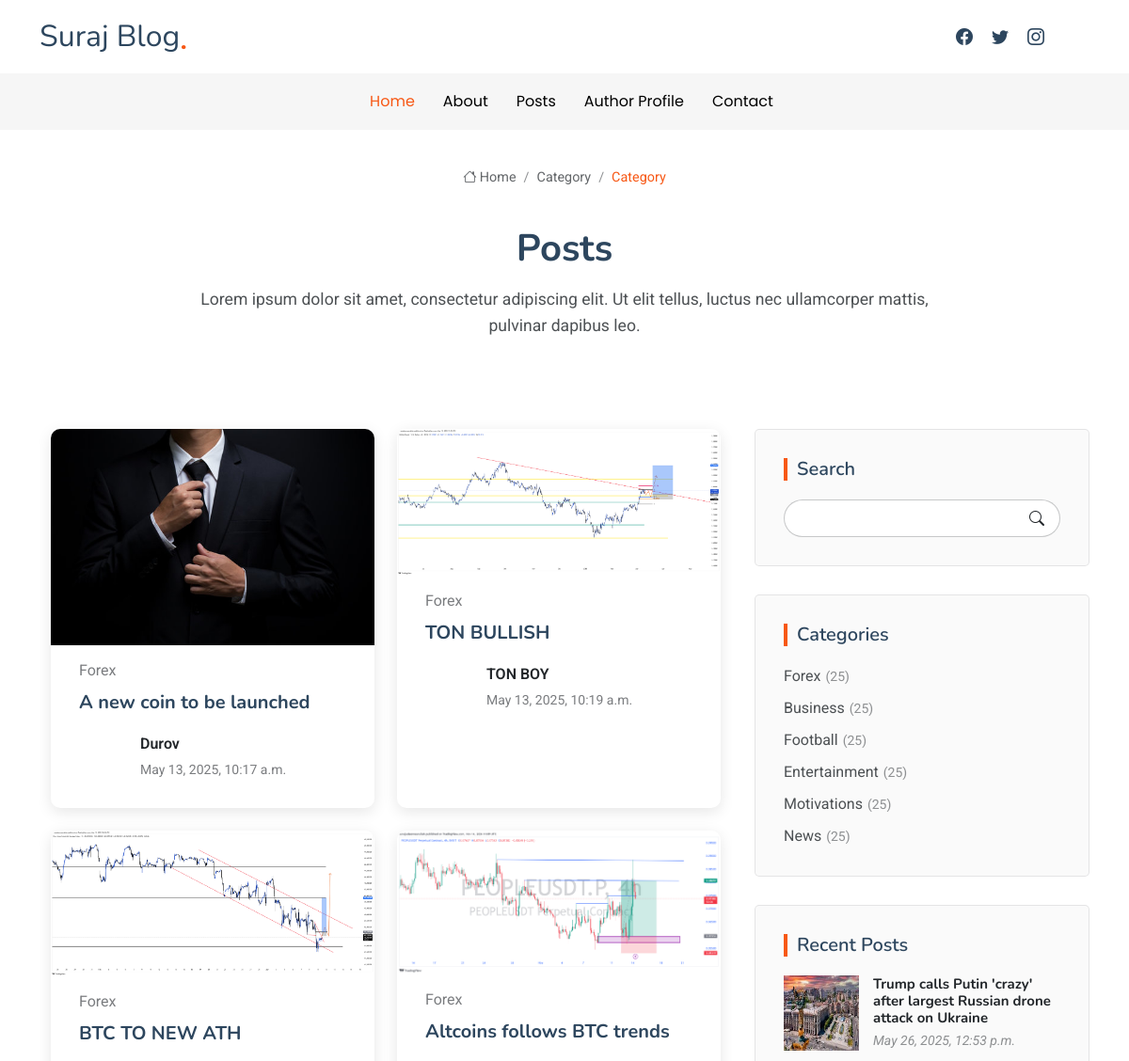
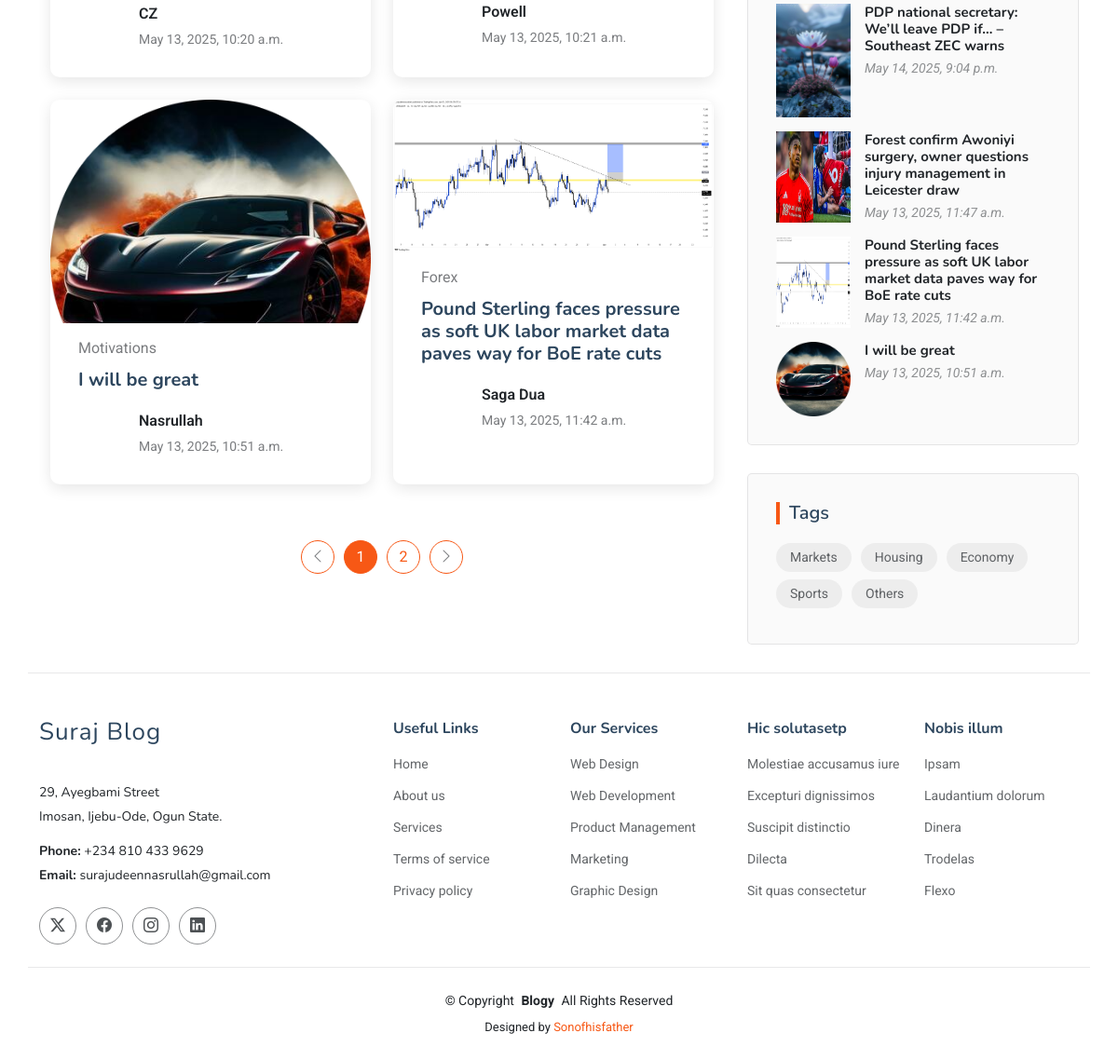
The page /category on the database its author committed (2 pictures, top to bottom).
### Blog7/models.py (models this page shows, shortened)
class Posts(models.Model):
    author = models.CharField(max_length=100)
    title = models.CharField(max_length=200)
    content = models.TextField()
    image = models.ImageField(upload_to='posts/')
    tags = models.ManyToManyField(Tag)
    category = models.ForeignKey(Category, on_delete=models.CASCADE)
    date_posted = models.DateTimeField(auto_now_add =True)

class Category(models.Model):
    name = models.CharField(max_length=300)
    def __str__(self):
        return self.name

class Tag(models.Model):
    name = models.CharField(max_length=50)

### Blog7/views.py (the view)
# urls.py: path('category', views.category, name= 'category'),
def category(request):
    posts = Posts.objects.all().order_by('id')
    category = Category.objects.all()
    tag = Tag.objects.all()
    recent_posts = Posts.objects.order_by('-id')[:5]
    paginator =Paginator(posts,6)
    pageNumber = request.GET.get('page')
    pagObj = paginator.get_page(pageNumber)
    return render(request, 'blog/category.html',
                  {'posts': posts,
                  'category': category,
                  'tag': tag,
                  'pagObj': pagObj,
                  'recent_posts': recent_posts,
                  })

### Blog7/templates/blog/category.html (shortened to what this page needs)
{% extends "blog/base.html" %}
{% load static %}
{% block content %}
  <main class="main">
    <div class="page-title position-relative">
      <div class="breadcrumbs">
        <nav aria-label="breadcrumb">
          <ol class="breadcrumb">
            <li class="breadcrumb-item"><a href="{% url "home" %}"><i class="bi bi-house"></i>Home</a></li>
            <li class="breadcrumb-item"><a href="{% url "category" %}">Category</a></li>
            <li class="breadcrumb-item active current">Category</li>
          </ol>
        </nav>
      </div>
      <div class="title-wrapper">
        <h1>Posts</h1>
        <p>Lorem ipsum dolor sit amet, consectetur adipiscing elit. Ut elit tellus, luctus nec ullamcorper mattis, pulvinar dapibus leo.</p>
      </div>
    </div>
    <div class="container">
      <div class="row">
        <div class="col-lg-8">
          <section id="category-postst" class="category-postst section">
            <div class="container" data-aos="fade-up" data-aos-delay="100">
              <div class="row gy-4">
                {% for post in pagObj %}
                <div class="col-lg-6">
                  <article>
                    <div class="post-img">
                      {% if post.image %}
                      <img src="{{ post.image.url }}" alt="{{post.title}}" class="img-fluid">
                      {% endif %}
                    </div>
                    <p class="post-category">{{post.category}}</p>
                    <h2 class="title">
                      <a href="{% url "blog_details" post.id %}">{{post.title}}</a>
                    </h2>
                    <div class="d-flex align-items-center">
                      <div class="post-meta">
                        <p class="post-author">{{post.author}}</p>
                        <p class="post-date">
                          <time datetime="2022-01-01">{{post.date_posted}}</time>
                        </p>
                      </div>
                    </div>
                  </article>
                </div>
                {% endfor %}
              </div>
              </div>
          </section>
          <section id="pagination-2" class="pagination-2 section">
            <div class="container">
              <div class="d-flex justify-content-center">
                <ul>
                  {% if pagObj.has_previous %}
                   <li><a href="?page={{ pagObj.previous_page_number }}"><i class="bi bi-chevron-left"></i></a></li>
                  {% else %}
                   <li class="disabled"><a><i class="bi bi-chevron-left"></i></a></li>
                  {% endif %}
                  {% for num in pagObj.paginator.page_range %}
                    {% if pagObj.number == num %}
                      <li><a class="active" href="?page={{ num}}">{{ num }}</a></li>
                    {% elif num > pagObj.number|add:'-3' and num < pagObj.number|add:'3' %}
                      <li><a href="?page={{ num}}">{{ num }}</a></li>
                    {% elif num == 1 or num == pagObj.paginator.num_pages %}
                      <li><a href="?page={{ num }}">{{ num }}</a></li>
                    {% elif forloop.first or forloop.last %}
                      <li>...</li>
                    {% endif %}
                  {% endfor %}
                  {% if pageObj.has_next %}
                    <li><a href="?page={{ pageObj.next_page_number }}"><i class="bi bi-chevron-right"></i></a></li>
                  {% else %}
                    <li class="disabaled"><a><i class="bi bi-chevron-right"></i></a></li>
                  {% endif %}
                </ul>
              </div>
            </div>
          </section>
        </div>
        <div class="col-lg-4 sidebar">
          <div class="widgets-container" data-aos="fade-up" data-aos-delay="200">
            <div class="search-widget widget-item">
              <h3 class="widget-title">Search</h3>
              <form action="{% url 'search_results'%}" method="GET">
                <input type="text" name="q">
                <button type="submit" title="Search"><i class="bi bi-search"></i></button>
              </form>
            </div>
            <div class="categories-widget widget-item">
              <h3 class="widget-title">Categories</h3>
              <ul class="mt-3">
                {% for category in category %}
                <li><a href="#">{{category.name}}<span>(25)</span></a></li>
                {% endfor %}
              </ul>
            </div>
            <div class="recent-posts-widget widget-item">
              <h3 class="widget-title">Recent Posts</h3>
            {% for recent_posts in recent_posts %}
              <div class="post-item">
                {% if recent_posts.image.url %}
                <img src="{{recent_posts.image.url}}" alt="{{recent_posts.title}}" class="flex-shrink-0">
                {% endif %}
                <div>
                  <h4><a href="{% url "blog_details" recent_posts.id %}">{{recent_posts.title}}</a></h4>
                  <time datetime="2020-01-01">{{recent_posts.date_posted}}</time>
                </div>
              </div>
            {% endfor %}
            </div>
            <div class="tags-widget widget-item">
              <h3 class="widget-title">Tags</h3>
              <ul>
                {% for tag in tag %}
                <li><a href="#">{{tag.name}}</a></li>
                {% endfor %}
              </ul>
            </div>
          </div>
        </div>
      </div>
    </div>
  </main>
{% endblock %}

### rows shown on the page
Posts: image (picture), category "Forex", title "A new coin to be launched", author "Durov", date_posted "May 13, 2025, 10:17 a.m."
Posts: image (picture), category "Forex", title "TON BULLISH", author "TON BOY", date_posted "May 13, 2025, 10:19 a.m."
Posts: image (picture), category "Forex", title "BTC TO NEW ATH", author "CZ", date_posted "May 13, 2025, 10:20 a.m."
Posts: image (picture), category "Forex", title "Altcoins follows BTC trends", author "Powell", date_posted "May 13, 2025, 10:21 a.m."
Posts: image (picture), category "Motivations", title "I will be great", author "Nasrullah", date_posted "May 13, 2025, 10:51 a.m."
Posts: image (picture), category "Forex", title "Pound Sterling faces pressure as soft UK labor market data paves way for BoE rate cuts", author "Saga Dua", date_posted "May 13, 2025, 11:42 a.m."
Category: name "Forex"
Category: name "Business"
Category: name "Football"
Category: name "Entertainment"
Category: name "Motivations"
Category: name "News"
Posts: image (picture), title "Trump calls Putin 'crazy' after largest Russian drone attack on Ukraine", date_posted "May 26, 2025, 12:53 p.m."
Posts: image (picture), title "PDP national secretary: We’ll leave PDP if… – Southeast ZEC warns", date_posted "May 14, 2025, 9:04 p.m."
Posts: image (picture), title "Forest confirm Awoniyi surgery, owner questions injury management in Leicester draw", date_posted "May 13, 2025, 11:47 a.m."
Tag: name "Markets"
Tag: name "Housing"
Tag: name "Economy"
Tag: name "Sports"
Tag: name "Others"

### other values the page prints
{{ num }} "1"
{{ num }} "2"
